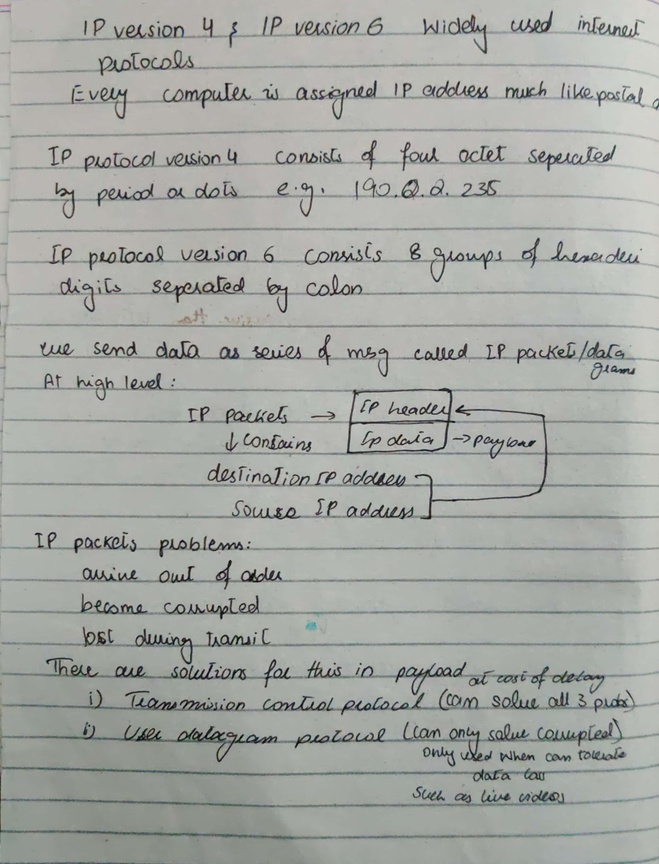
#> input picture orignal_images/hasnain_img (17).jpg, 659 x 864 px, shrunk from 2289 x 3000 before the run; its folder holds only this picture in this run
$ jupyter execute --allow-errors HWCS.ipynb   (older library calls are emulated)
#> lines starting #> are read from the running program, lines starting #| are printed output that depends on the picture
# Dataset Description and Features
We have used handwritten notes for the dataset, mainly 100 per person. Each image will belong to one of three categories Mehdy, Umair, and Hasnain. Each image has been labeled i.e. author_img (100).jpg. Dataset when loaded in pandas will have two columns (features) mainly file_path and label.

# Imported Libraries

Required to install:
pip install numpy
pip install pillow
pip install matplot
pip install seaborn
pip install scikit-image
pip install scikit-learn
pip install torch
pip install openyxl

[cell 1]
import os
import numpy as np
from PIL import Image
import matplotlib.pyplot as plt
import pandas as pd
import seaborn as sns
from skimage.feature import graycomatrix, graycoprops
from sklearn.model_selection import train_test_split, GridSearchCV
from sklearn.neighbors import KNeighborsClassifier
from sklearn.metrics import classification_report, confusion_matrix, ConfusionMatrixDisplay
from sklearn.preprocessing import StandardScaler

# Paths Defination

[cell 2]
# Define the path to the dataset
orignal_images_path = 'orignal_images/'

#  Applying GSCM, Preprocessing with Pandas

The dataset is split into training and testing sets to evaluate the model's performance. Features are scaled using StandardScaler to improve convergence and performance. A K-Nearest Neighbors (K-NN) classifier is trained using GridSearchCV for hyperparameter tuning, optimizing parameters such as the number of neighbors and distance metric.

[cell 3]
def extract_glcm_features(image_path):
#> called with image_path = 'orignal_images/hasnain_img (17).jpg'
    with Image.open(image_path) as image:
#> image is the input picture: PIL image 659x864 RGB; mean R, G, B 165.3, 168.2, 163.5
        grayscale_image = image.convert('L')
        grayscale_image_np = np.array(grayscale_image)
        glcm = graycomatrix(grayscale_image_np, [1], [0], 256, symmetric=True, normed=True)
        contrast = graycoprops(glcm, 'contrast')[0, 0]
#> contrast = 272.4
        dissimilarity = graycoprops(glcm, 'dissimilarity')[0, 0]
#> dissimilarity = 5.62
        homogeneity = graycoprops(glcm, 'homogeneity')[0, 0]
#> homogeneity = 0.545
        energy = graycoprops(glcm, 'energy')[0, 0]
#> energy = 0.0814
        correlation = graycoprops(glcm, 'correlation')[0, 0]
#> correlation = 0.833
        return [contrast, dissimilarity, homogeneity, energy, correlation]


features = []
labels = []
for file_name in os.listdir(orignal_images_path):
    file_path = os.path.join(orignal_images_path, file_name)
    label = file_name.split('_')[0]
    features.append(extract_glcm_features(file_path))
    labels.append(label)

df = pd.DataFrame(features, columns=['contrast', 'dissimilarity', 'homogeneity', 'energy', 'correlation'])
#> df = table of 1 rows and 5 columns
df['label'] = labels
df.to_excel('features.xlsx', index=False)

# Data Preparation and Training Setup

[cell 4]
df = pd.read_excel('features.xlsx')
X = df.drop('label', axis=1)
y = df['label']

#> (the rest of this cell did not finish here and is left out)

# K-Nearest Neighbors (KNN) Classifier with Grid Search

[cell 5]
knn = KNeighborsClassifier()
param_grid = {
    'n_neighbors': [3, 5, 7, 9, 11],
    'weights': ['uniform', 'distance'],
    'metric': ['euclidean', 'manhattan']
}
grid_search = GridSearchCV(knn, param_grid, cv=5)
#> (the rest of this cell did not finish here and is left out)

# Classification Report

#> (a cell that did not finish here is left out)

# Accuracy and Confusion Matrix Visualization

#> (a cell that did not finish here is left out)

The Handwriting Classification System evaluates the model's performance using essential classification metrics, including accuracy, precision, recall, and F1-score. These metrics offer comprehensive insights into the model's ability to correctly classify handwritten images. The classification report provides a detailed breakdown of these metrics for each class, facilitating a nuanced understanding of the model's strengths and weaknesses. Additionally, the confusion matrix visually compares the model's predictions to the actual labels, offering further granularity in assessing its performance across different classes.

# Writer Prediction

[cell 8]
def predict_single_image(image_path, model, scaler):
    features = extract_glcm_features(image_path)
    feature_names = ['contrast', 'dissimilarity', 'homogeneity', 'energy', 'correlation']
    features_df = pd.DataFrame([features], columns=feature_names)
    features_scaled = scaler.transform(features_df)
    prediction = model.predict(features_scaled)
    return prediction,features_df

check_image_path = 'Final checking/Hasnain/has.jpg'
#> (the rest of this cell did not finish here and is left out)

# Outliers

#> (a cell that did not finish here is left out)

# The dtype, Dimensionality and Descriptive Statistics

[cell 10]
print(df.dtypes)
print()
print(df.shape)
print()
print(df.describe())
print()

# Data Visualization with Matplotlib

[cell 11]
df.hist(bins=20, figsize=(15, 10))
plt.show()
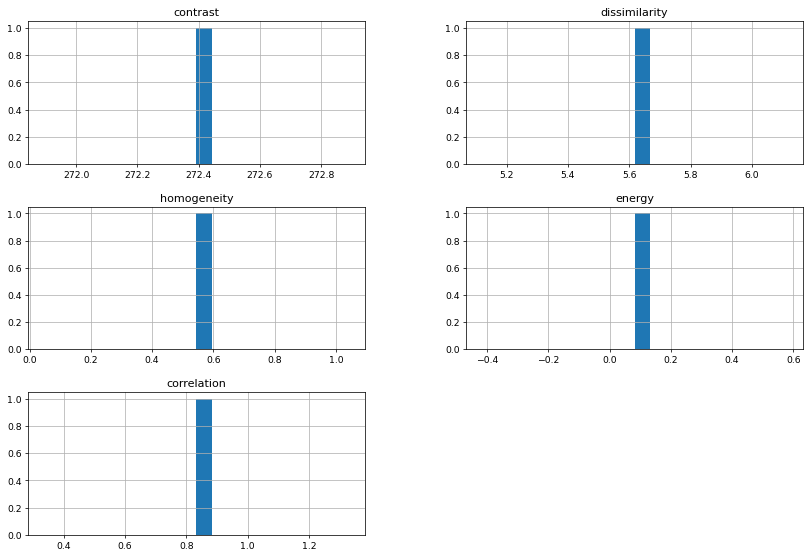
#> figure drawn by matplotlib, 5 panels; panel 1: tallest bar 1 high, from x = 272.4 to 272.4; panel 2: tallest bar 1 high, from x = 5.62 to 5.67; panel 3: tallest bar 1 high, from x = 0.545 to 0.595; panel 4: tallest bar 1 high, from x = 0.0814 to 0.131

[cell 12]
df.boxplot()
plt.show()
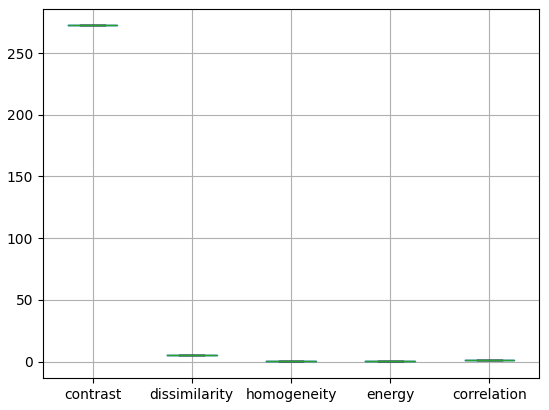
#> figure drawn by matplotlib, 1 panel

[cell 13]
df['label'].value_counts().plot(kind='bar')
plt.title('Distribution of Labels')
plt.show()
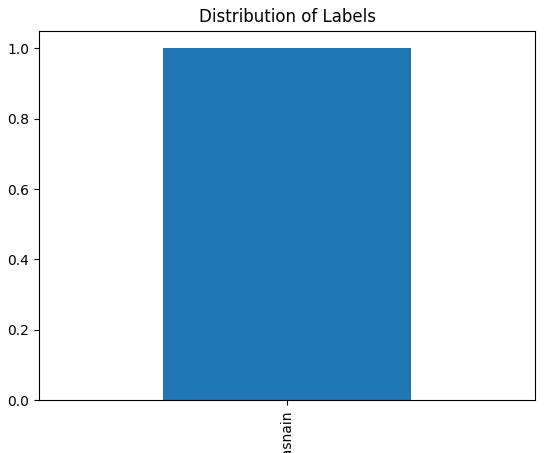
#> figure drawn by matplotlib, 1 panel


label_counts = df['label'].value_counts()
plt.figure(figsize=(8, 8))
plt.pie(label_counts, labels=label_counts.index, autopct='%1.1f%%', startangle=140)
plt.title('Distribution of Labels')
plt.show()
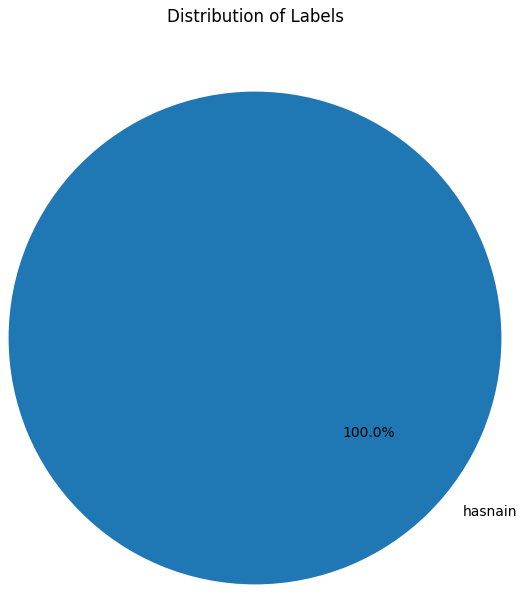
#> figure drawn by matplotlib, 1 panel

$ run again, on orignal_images/hasnain_img (32).jpg
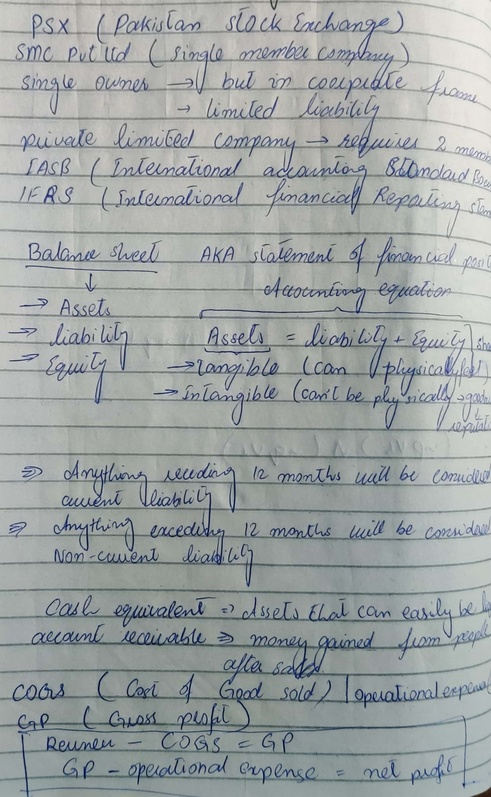
#> input picture orignal_images/hasnain_img (32).jpg, 491 x 797 px, shrunk from 1704 x 2766 before the run
#> in extract_glcm_features, image is the input picture: PIL image 491x797 RGB; mean R, G, B 157.9, 163.5, 163.7
#> contrast = 452
#> dissimilarity = 9.3
#> homogeneity = 0.31
#> energy = 0.0308
#> correlation = 0.791
#> df = table of 1 rows and 5 columns
#> `plt.show()`:
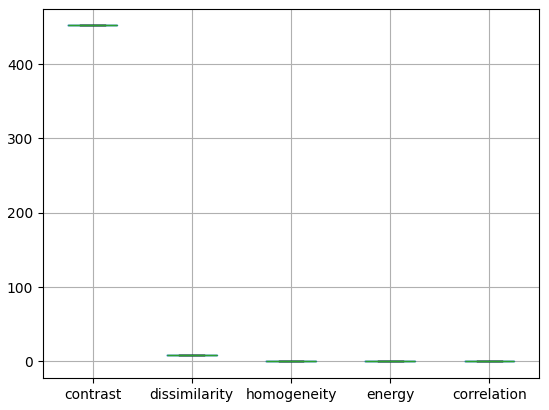
#> figure drawn by matplotlib, 1 panel

$ run again, on orignal_images/hasnain_img (38).jpg
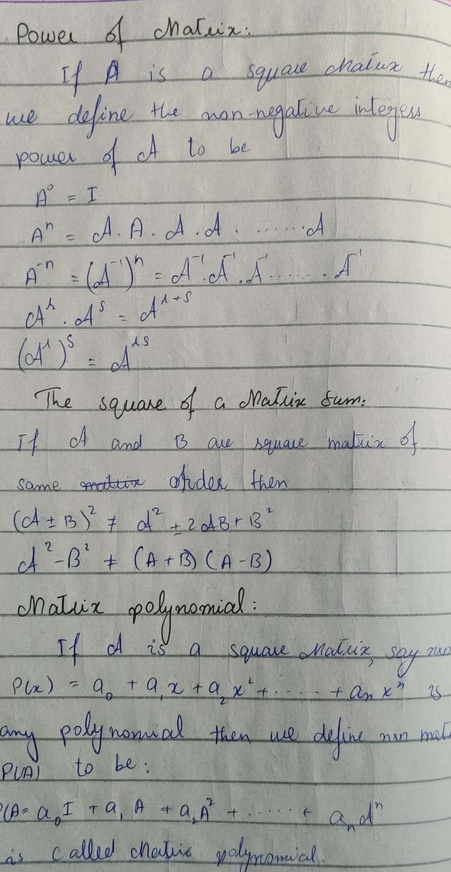
#> input picture orignal_images/hasnain_img (38).jpg, 451 x 872 px, shrunk from 1566 x 3027 before the run
#> in extract_glcm_features, image is the input picture: PIL image 451x872 RGB; mean R, G, B 164.7, 164.9, 160.5
#> contrast = 296.2
#> dissimilarity = 7.16
#> homogeneity = 0.268
#> energy = 0.0317
#> correlation = 0.815
#> df = table of 1 rows and 5 columns
#> `plt.show()`:
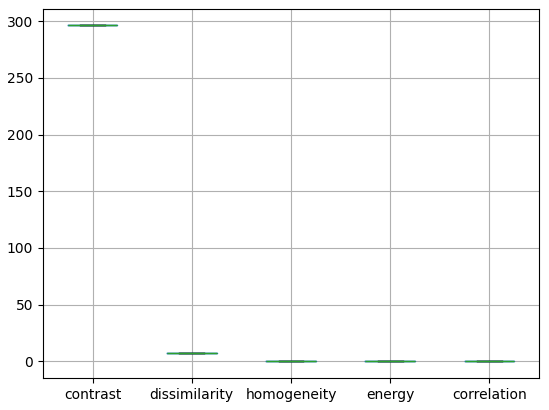
#> figure drawn by matplotlib, 1 panel

$ run again, on orignal_images/hasnain_img (46).jpg
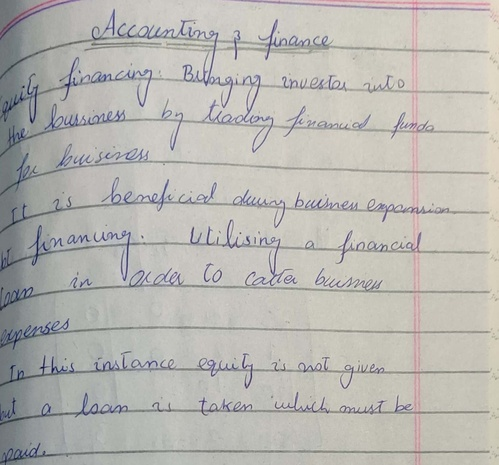
#> input picture orignal_images/hasnain_img (46).jpg, 499 x 465 px, shrunk from 1732 x 1613 before the run
#> in extract_glcm_features, image is the input picture: PIL image 499x465 RGB; mean R, G, B 184.6, 183, 178.3
#> contrast = 223.3
#> dissimilarity = 5.98
#> homogeneity = 0.358
#> energy = 0.0496
#> correlation = 0.852
#> df = table of 1 rows and 5 columns
#> `plt.show()`:
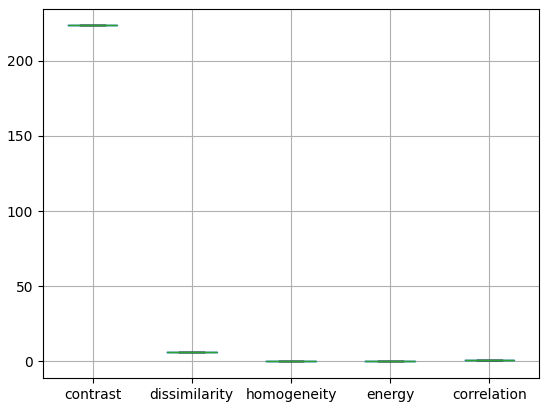
#> figure drawn by matplotlib, 1 panel

$ run again, on orignal_images/hasnain_img (19).jpg
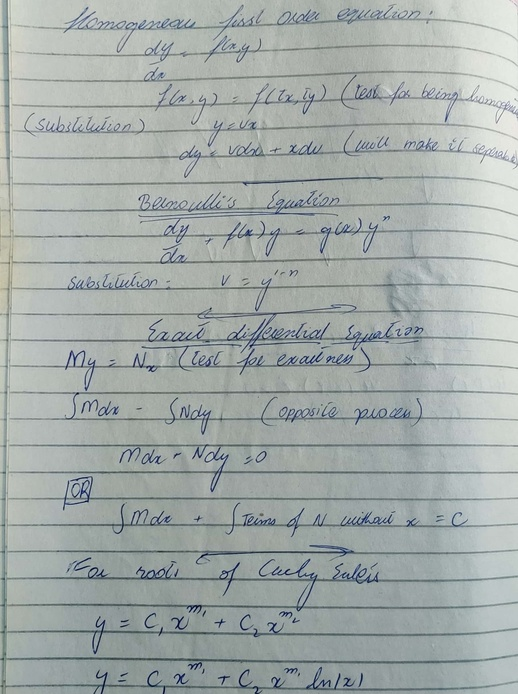
#> input picture orignal_images/hasnain_img (19).jpg, 518 x 694 px, shrunk from 1800 x 2408 before the run
#> in extract_glcm_features, image is the input picture: PIL image 518x694 RGB; mean R, G, B 163.8, 171.6, 169.4
#> contrast = 251.5
#> dissimilarity = 6.5
#> homogeneity = 0.301
#> energy = 0.0319
#> correlation = 0.842
#> df = table of 1 rows and 5 columns
#> `plt.show()`:
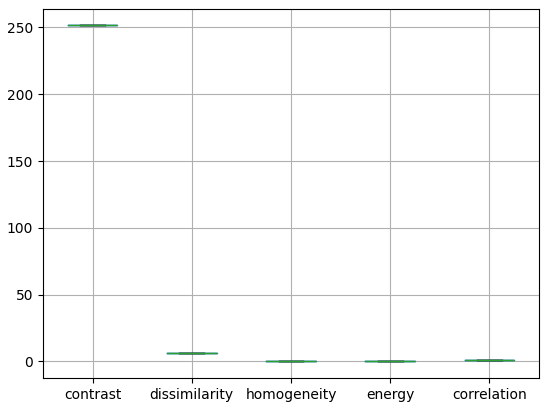
#> figure drawn by matplotlib, 1 panel
